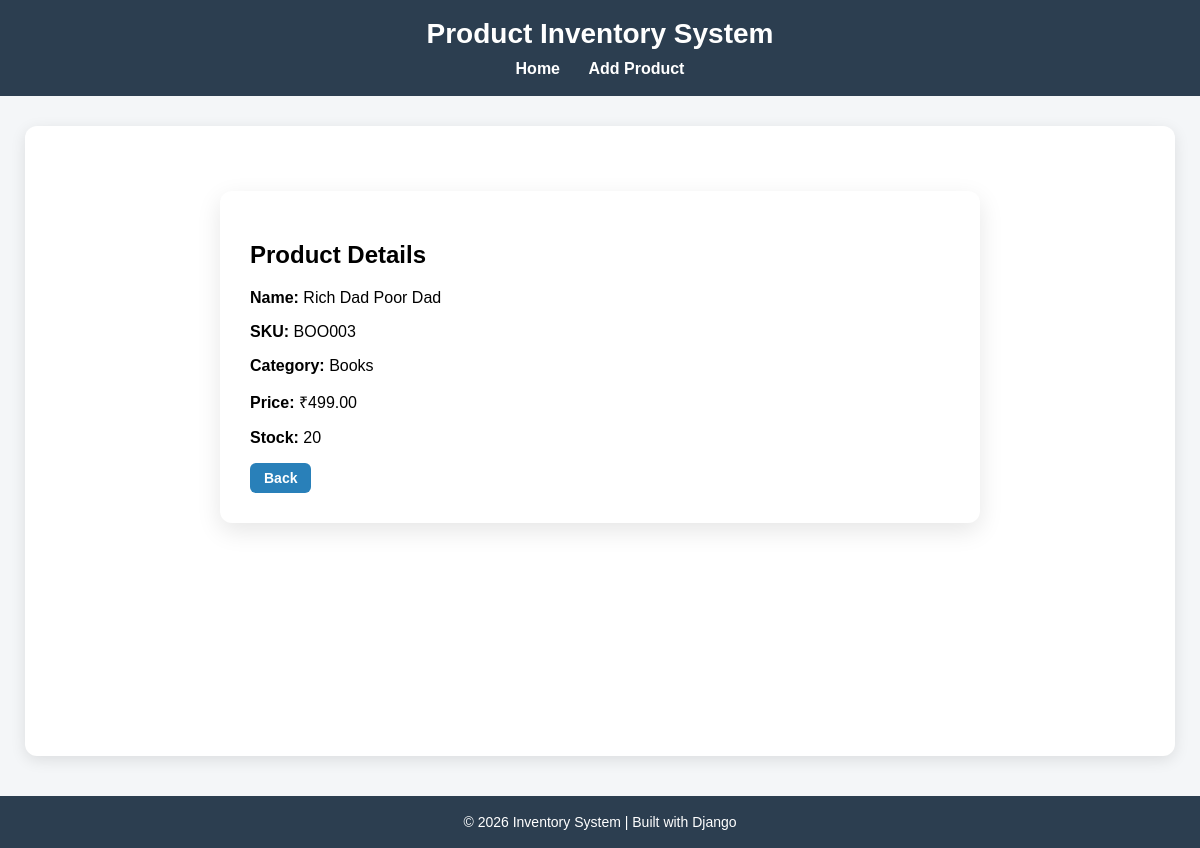
The page /detail/18/ on the database its author committed.
### products/models.py (models this page shows, shortened)
class Product(models.Model):
    CATEGORY_CHOICES = [
        ('Electronics', 'Electronics'),
        ('Clothing', 'Clothing'),
        ('Food', 'Food'),
        ('Books', 'Books'),
        ('Other', 'Other'),
    ]
    name = models.CharField(max_length=255, blank=False, null=False)
    sku = models.CharField(max_length=100, unique=True, blank=False, null=False)
    category = models.CharField(max_length=100, choices=CATEGORY_CHOICES, blank=True, null=True)
    price = models.DecimalField(max_digits=10, decimal_places=2, blank=False, null=False)
    stock = models.IntegerField(default=0)
    supplier = models.CharField(max_length=100)
    added_date = models.DateTimeField(auto_now_add=True)

### products/views.py (the view)
# urls.py: path('detail/<int:pk>/', product_detail, name='detail'),
def product_detail(request, pk):
    product = get_object_or_404(Product, pk=pk)
    return render(request, 'detail.html', {'product': product})

### products/templates/detail.html
{% extends 'base.html' %}
{% block content %}
<div class="form-card">
    <h2>Product Details</h2>
    <p><b>Name:</b> {{ product.name }}</p>
    <p><b>SKU:</b> {{ product.sku }}</p>
    <p><b>Category:</b> {{ product.category }}</p>
    <p><b>Price:</b> ₹{{ product.price }}</p>
    <p><b>Stock:</b> {{ product.stock }}</p>
    <a href="{% url 'home' %}" class="btn btn-view">Back</a>
</div>
{% endblock %}

### products/templates/base.html (style rules this page uses)
body { font-family: Arial, sans-serif; background: #f4f6f8; margin: 0; padding: 0; }
.btn { padding: 7px 14px; text-decoration: none; border-radius: 6px; color: white; font-size: 14px; font-weight: bold; display: inline-block; }
.btn-view { background: #2980b9; }
.form-card { max-width: 700px; margin: 40px auto; padding: 30px; background: #fff; border-radius: 12px; box-shadow: 0 8px 25px rgba(0,0,0,0.1); }

### rows shown on the page
Product: name "Rich Dad Poor Dad", sku "BOO003", category "Books", price "499.00", stock "20"
